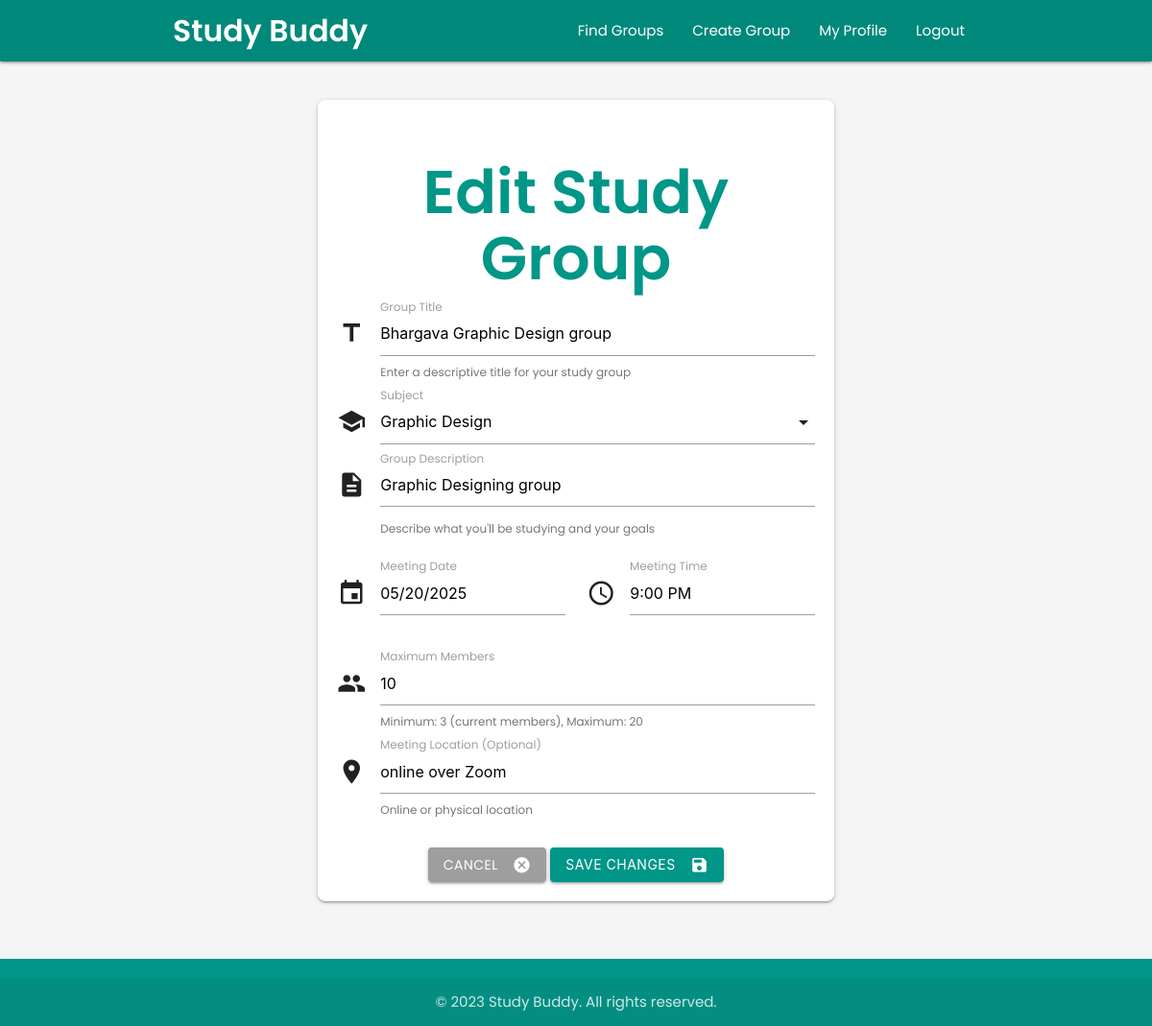
The app's page /dashboard/edit_group/3 (signed in), older data.
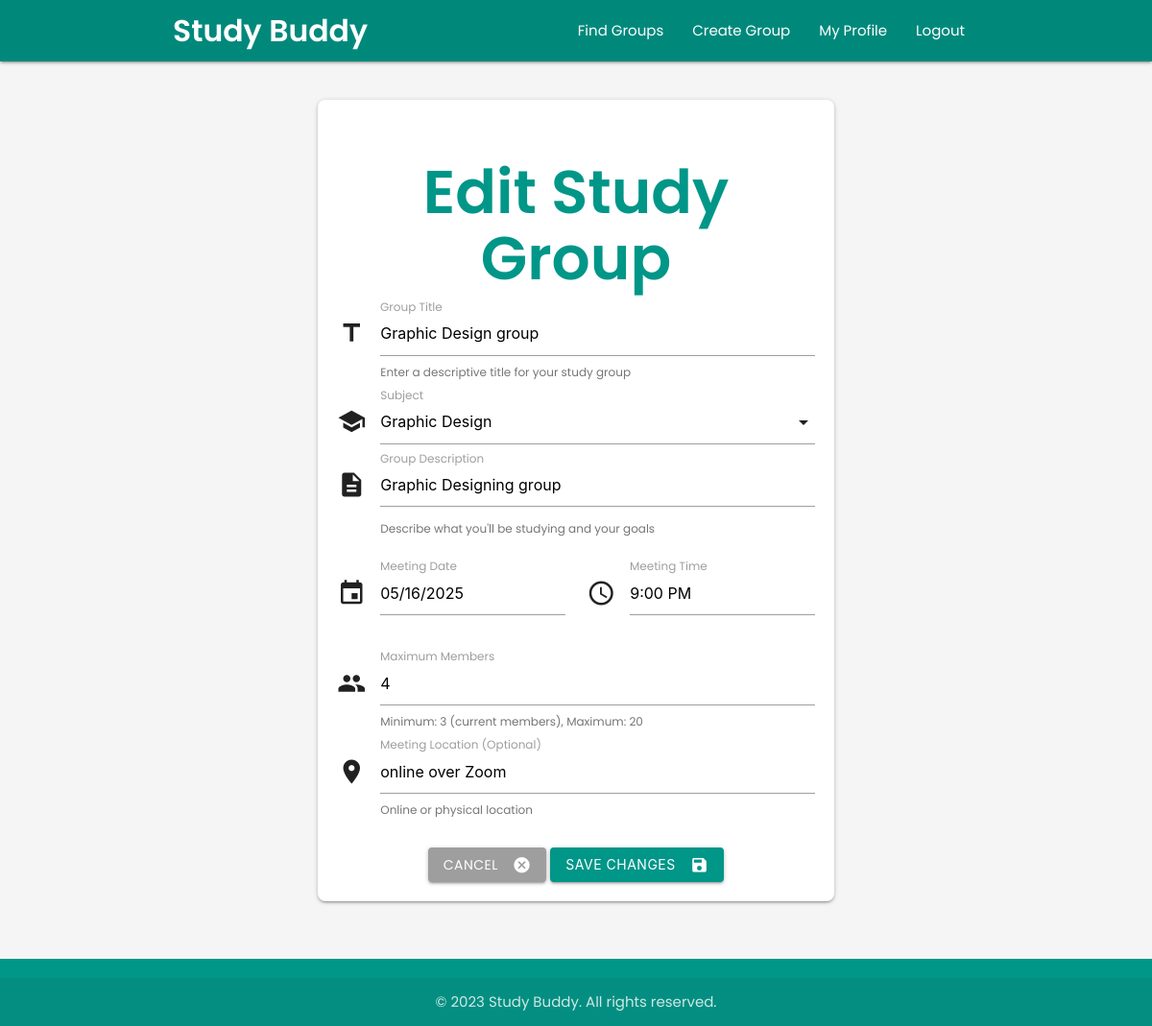
The same page, newer data.
### userDashboard/models.py (models this page shows, shortened)
class StudyGroup(models.Model):
    title = models.CharField(max_length=100)
    description = models.TextField()
    subject = models.ForeignKey(Subject, on_delete=models.CASCADE, related_name='study_groups')
    host = models.ForeignKey(settings.AUTH_USER_MODEL, on_delete=models.CASCADE, related_name='hosted_groups')
    members = models.ManyToManyField(settings.AUTH_USER_MODEL, through='GroupMembership', related_name='joined_groups')
    max_members = models.PositiveIntegerField(default=8)
    meeting_date = models.DateField()
    meeting_time = models.TimeField()
    meeting_location = models.CharField(max_length=255, blank=True)
    slug = models.SlugField(max_length=120, blank=True)
    created_at = models.DateTimeField(auto_now_add=True)
    updated_at = models.DateTimeField(auto_now=True)
    @property
    def current_member_count(self):
        return self.members.count()
    class Meta:
        ordering = ['meeting_date', 'meeting_time']

### userDashboard/views.py (the view, shortened to what this page needs)
# urls.py: path('edit_group/<int:group_id>', views.edit_group, name='edit_group'),
@login_required
def edit_group(request, group_id):
    try:
        group = StudyGroup.objects.get(id=group_id)
        if group.host != request.user:
            messages.error(request, "Only the host can edit the group details.")
            return redirect('group_details', group_id=group_id, slug=group.slug)
        subjects = Subject.objects.all().order_by('name')
        return render(request, 'userDashboard/edit_group.html', {
            'group': group,
            'subjects': subjects
        })
    except StudyGroup.DoesNotExist:
        messages.error(request, "Study group not found.")
        return redirect('dashboard')

### userDashboard/templates/userDashboard/edit_group.html (shortened to what the changed rows need)
<!DOCTYPE html>
<html lang="en">
<head>
  <link rel="stylesheet" href="https://cdnjs.cloudflare.com/ajax/libs/materialize/1.0.0/css/materialize.min.css">
</head>
<body>
  <main id="main-content" class="container">
    <div class="row">
      <div class="col s12 m8 offset-m2">
        <div class="form-card card">
          <h1 class="page-title center-align">Edit Study Group</h1>
          <form method="POST" action="{% url 'edit_group' group.id %}">
            <div class="input-field">
              <i class="material-icons prefix">title</i>
              <input id="group_title" name="group_title" type="text" class="validate" value="{{ group.title }}" required aria-required="true">
              <label for="group_title" class="active">Group Title</label>
              <span class="helper-text">Enter a descriptive title for your study group</span>
            </div>
            <div class="input-field">
              <i class="material-icons prefix">description</i>
              <textarea id="description" name="description" class="materialize-textarea">{{ group.description }}</textarea>
              <label for="description" class="active">Group Description</label>
              <span class="helper-text">Describe what you'll be studying and your goals</span>
            </div>
            <div class="row">
              <div class="col s12 m6">
                <div class="input-field">
                  <i class="material-icons prefix">event</i>
                  <input id="meeting_date" name="meeting_date" type="text" class="datepicker" value="{{ group.meeting_date|date:'m/d/Y' }}" required aria-required="true">
                  <label for="meeting_date" class="active">Meeting Date</label>
                </div>
              </div>
              <div class="col s12 m6">
                <div class="input-field">
                  <i class="material-icons prefix">access_time</i>
                  <input id="meeting_time" name="meeting_time" type="text" class="timepicker" value="{{ group.meeting_time|time:'g:i A' }}" required aria-required="true">
                  <label for="meeting_time" class="active">Meeting Time</label>
                </div>
              </div>
            </div>
            <div class="input-field">
              <i class="material-icons prefix">group</i>
              <input id="max_members" name="max_members" type="number" min="{{ group.current_member_count }}" max="20" value="{{ group.max_members }}" required aria-required="true">
              <label for="max_members" class="active">Maximum Members</label>
              <span class="helper-text">Minimum: {{ group.current_member_count }} (current members), Maximum: 20</span>
            </div>
            <div class="input-field">
              <i class="material-icons prefix">location_on</i>
              <input id="location" name="location" type="text" value="{{ group.meeting_location }}">
              <label for="location" class="active">Meeting Location (Optional)</label>
              <span class="helper-text">Online or physical location</span>
            </div>
          </form>
        </div>
      </div>
    </div>
  </main>
</body>
</html>

Row changes from the older to the newer data that the page shows:
changed StudyGroup "Graphic Designing group": group_title "Bhargava Graphic Design group" → "Graphic Design group"; meeting_date "05/20/2025" → "05/16/2025"; max_members "10" → "4"
